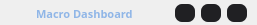
     <widget class="QWidget" name="header_bar" native="true">
      <property name="minimumSize">
       <size>
        <width>0</width>
        <height>25</height>
       </size>
      </property>
      <property name="maximumSize">
       <size>
        <width>16777215</width>
        <height>25</height>
       </size>
      </property>
      <property name="styleSheet">
       <string notr="true">* {
font-family : &quot;Comfortaa&quot;;
font-weight : Bold;
color : #90b6e7;
}</string>
      </property>
      <layout class="QHBoxLayout" name="horizontalLayout_2">
       <property name="spacing">
        <number>0</number>
       </property>
       <property name="leftMargin">
        <number>0</number>
       </property>
       <property name="topMargin">
        <number>0</number>
       </property>
       <property name="rightMargin">
        <number>0</number>
       </property>
       <property name="bottomMargin">
        <number>0</number>
       </property>
       <item>
        <widget class="QWidget" name="header_text_and_icon" native="true">
         <property name="styleSheet">
          <string notr="true">background : transparent;</string>
         </property>
         <layout class="QHBoxLayout" name="horizontalLayout_15">
          <property name="spacing">
           <number>10</number>
          </property>
          <property name="leftMargin">
           <number>8</number>
          </property>
          <property name="topMargin">
           <number>4</number>
          </property>
          <property name="rightMargin">
           <number>2</number>
          </property>
          <property name="bottomMargin">
           <number>2</number>
          </property>
          <item>
           <widget class="QWidget" name="icon" native="true">
            <property name="minimumSize">
             <size>
              <width>18</width>
              <height>18</height>
             </size>
            </property>
            <property name="maximumSize">
             <size>
              <width>18</width>
              <height>18</height>
             </size>
            </property>
            <property name="styleSheet">
             <string notr="true">background-image: url(:/png/png/ico_small.png);
border-radius :5px;
</string>
            </property>
           </widget>
          </item>
          <item>
           <widget class="QLabel" name="title_text">
            <property name="font">
             <font>
              <family>Comfortaa</family>
              <pointsize>8</pointsize>
              <bold>true</bold>
             </font>
            </property>
            <property name="styleSheet">
             <string notr="true"/>
            </property>
            <property name="text">
             <string>Macro Dashboard</string>
            </property>
           </widget>
          </item>
         </layout>
        </widget>
       </item>
       <item>
        <widget class="QWidget" name="header_right_btn_container" native="true">
         <property name="styleSheet">
          <string notr="true">* {
background : transparent;
}

QPushButton {
	background : #202023;
	border-radius : 7px
}

QPushButton::hover {
	background : #454545;
}
QPushButton::pressed {
	background : #131317;
}</string>
         </property>
         <layout class="QHBoxLayout" name="horizontalLayout_20">
          <property name="spacing">
           <number>6</number>
          </property>
          <property name="leftMargin">
           <number>0</number>
          </property>
          <property name="topMargin">
           <number>2</number>
          </property>
          <property name="rightMargin">
           <number>10</number>
          </property>
          <property name="bottomMargin">
           <number>0</number>
          </property>
          <item>
           <spacer name="horizontalSpacer_4">
            <property name="orientation">
             <enum>Qt::Orientation::Horizontal</enum>
            </property>
            <property name="sizeHint" stdset="0">
             <size>
              <width>40</width>
              <height>20</height>
             </size>
            </property>
           </spacer>
          </item>
          <item>
           <widget class="QPushButton" name="minimize_btn">
            <property name="minimumSize">
             <size>
              <width>20</width>
              <height>18</height>
             </size>
            </property>
            <property name="maximumSize">
             <size>
              <width>20</width>
              <height>18</height>
             </size>
            </property>
            <property name="styleSheet">
             <string notr="true">image: url(:/svg/svg/minimize.svg);</string>
            </property>
            <property name="text">
             <string/>
            </property>
           </widget>
          </item>
          <item>
           <widget class="QPushButton" name="window_btn">
            <property name="minimumSize">
             <size>
              <width>20</width>
              <height>18</height>
             </size>
            </property>
            <property name="maximumSize">
             <size>
              <width>20</width>
              <height>18</height>
             </size>
            </property>
            <property name="styleSheet">
             <string notr="true">image: url(:/svg/svg/big_window.svg);
padding : 4px;
image-position : center;</string>
            </property>
            <property name="text">
             <string/>
            </property>
           </widget>
          </item>
          <item>
           <widget class="QPushButton" name="close_btn">
            <property name="minimumSize">
             <size>
              <width>20</width>
              <height>18</height>
             </size>
            </property>
            <property name="maximumSize">
             <size>
              <width>20</width>
              <height>18</height>
             </size>
            </property>
            <property name="styleSheet">
             <string notr="true">image: url(:/svg/svg/false.svg);</string>
            </property>
            <property name="text">
             <string/>
            </property>
           </widget>
          </item>
         </layout>
        </widget>
       </item>
      </layout>
     </widget>
